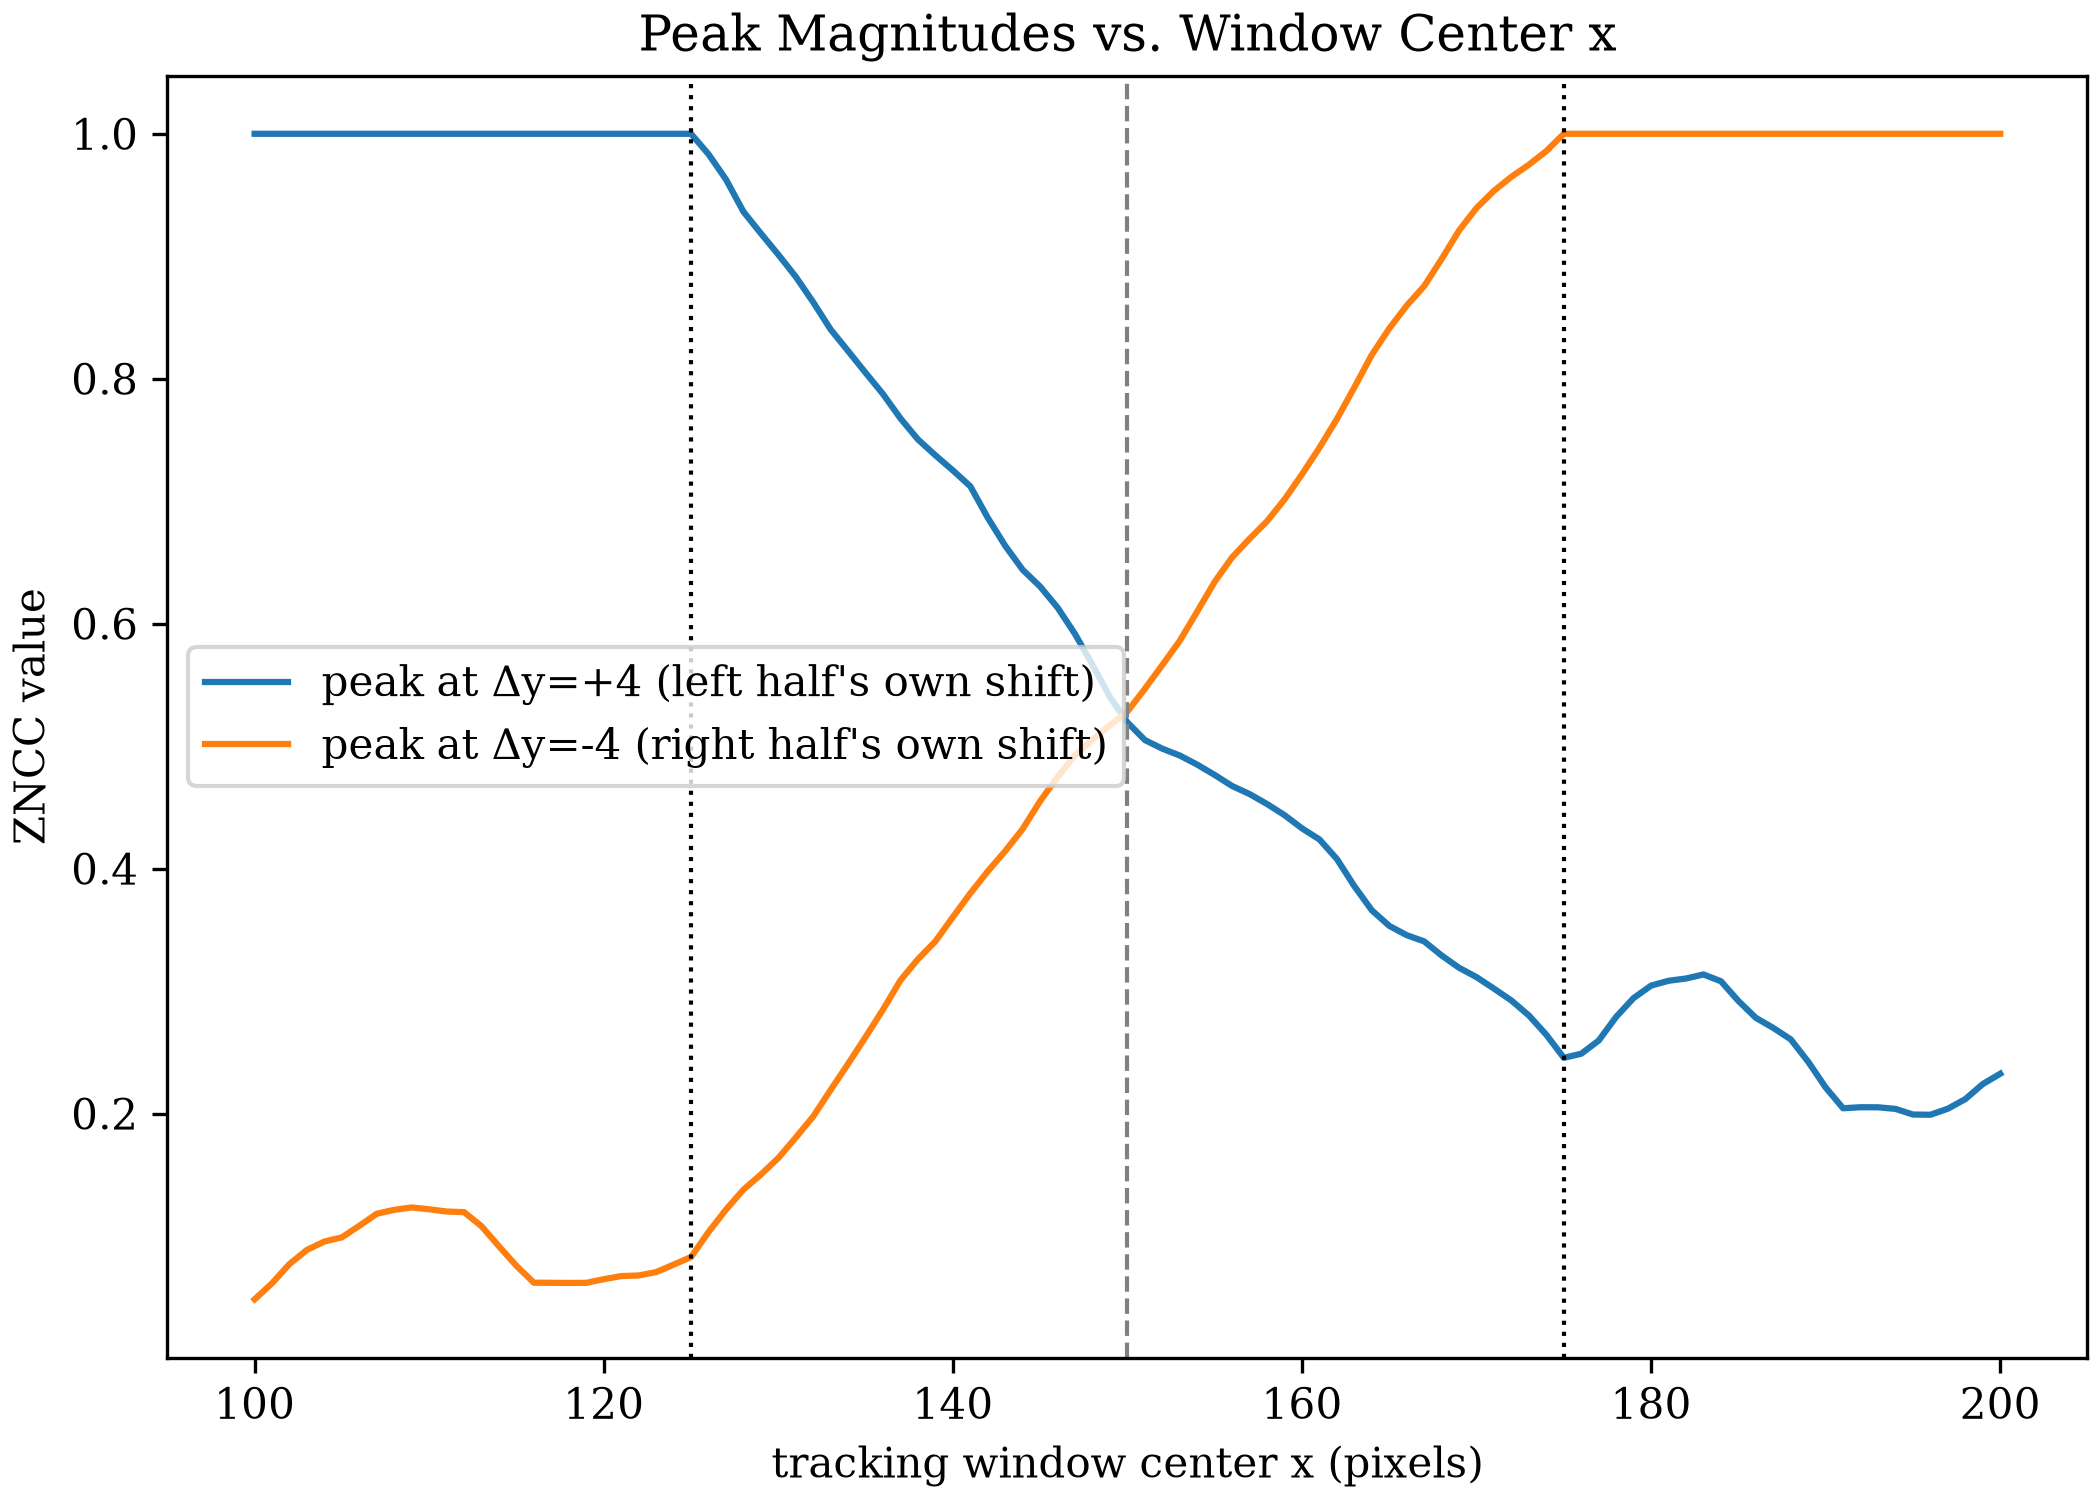

This figure's Python source:
"""Sweep the tracking window's center x position across the crack and
watch the two ZNCC peaks trade dominance: a single peak away from the
crack, both present and comparable near it.
"""

import matplotlib.pyplot as plt

import dictk
from dictk.image import combine, crack_dislocation, subimage, PixelCoordinate
from dictk.correlation import zncc

plt.rcParams.update({"font.family": "serif", "mathtext.fontset": "cm"})

WIDTH = HEIGHT = 300
OFFSET = 4.0
KERNEL_MARGIN = 25
SEARCH_MARGIN = 45
Y = 150
CENTER_INDEX = SEARCH_MARGIN - KERNEL_MARGIN  # 20, the zero-shift index
LEFT_ROW = CENTER_INDEX + int(OFFSET)  # y=24, dy=+4 (left half's own shift)
RIGHT_ROW = CENTER_INDEX - int(OFFSET)  # y=16, dy=-4 (right half's own shift)

speckle = dictk.rosta(width=WIDTH, height=HEIGHT, density=0.5)
photo = dictk.astronaut(width=WIDTH, height=HEIGHT)
reference_image = combine(a=speckle, b=photo)
current_image = crack_dislocation(arr=reference_image, offset=OFFSET)

xs = list(range(100, 201))
left_peak = []
right_peak = []
for x in xs:
    p0 = PixelCoordinate(x=x, y=Y)
    kernel = subimage(
        image=reference_image,
        origin=PixelCoordinate(x=p0.x - KERNEL_MARGIN, y=p0.y - KERNEL_MARGIN),
        width=2 * KERNEL_MARGIN,
        height=2 * KERNEL_MARGIN,
    )
    search = subimage(
        image=current_image,
        origin=PixelCoordinate(x=p0.x - SEARCH_MARGIN, y=p0.y - SEARCH_MARGIN),
        width=2 * SEARCH_MARGIN,
        height=2 * SEARCH_MARGIN,
    )
    surf = zncc(kernel=kernel, search=search)
    left_peak.append(surf[LEFT_ROW, CENTER_INDEX])
    right_peak.append(surf[RIGHT_ROW, CENTER_INDEX])

full_left_boundary = (
    WIDTH / 2 - KERNEL_MARGIN
)  # 125: kernel entirely left of the crack at or below this x
full_right_boundary = (
    WIDTH / 2 + KERNEL_MARGIN
)  # 175: kernel entirely right of the crack at or above this x

print("| kernel center x | left-half peak (dy=+4) | right-half peak (dy=-4) |")
print("|---|---|---|")
for x in range(100, 201, 10):
    i = xs.index(x)
    print(f"| {x} | {left_peak[i]:.3f} | {right_peak[i]:.3f} |")

fig, ax = plt.subplots(figsize=(7.0, 5.0), constrained_layout=True)
ax.plot(xs, left_peak, color="tab:blue", label="peak at Δy=+4 (left half's own shift)")
ax.plot(
    xs, right_peak, color="tab:orange", label="peak at Δy=-4 (right half's own shift)"
)
ax.axvline(full_left_boundary, color="black", linestyle=":", linewidth=1)
ax.axvline(full_right_boundary, color="black", linestyle=":", linewidth=1)
ax.axvline(WIDTH / 2, color="gray", linestyle="--", linewidth=1)
ax.set_xlabel("tracking window center x (pixels)")
ax.set_ylabel("ZNCC value")
ax.set_title("Peak Magnitudes vs. Window Center x")
ax.legend(loc="center left")
fig.savefig("synthetic_dislocation_x_sweep.png", dpi=300)
print("Saved: synthetic_dislocation_x_sweep.png")
